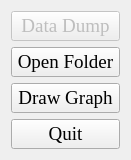
   <widget class="QWidget" name="layoutWidget">
    <property name="geometry">
     <rect>
      <x>1230</x>
      <y>200</y>
      <width>131</width>
      <height>144</height>
     </rect>
    </property>
    <layout class="QVBoxLayout" name="verticalLayout_5">
     <item>
      <widget class="QPushButton" name="pushButton_DataDump">
       <property name="enabled">
        <bool>false</bool>
       </property>
       <property name="font">
        <font>
         <family>Times New Roman</family>
         <pointsize>14</pointsize>
        </font>
       </property>
       <property name="styleSheet">
        <string notr="true"/>
       </property>
       <property name="text">
        <string>Data Dump</string>
       </property>
      </widget>
     </item>
     <item>
      <widget class="QPushButton" name="pushButton_OpenFolder">
       <property name="font">
        <font>
         <family>Times New Roman</family>
         <pointsize>14</pointsize>
        </font>
       </property>
       <property name="text">
        <string>Open Folder</string>
       </property>
      </widget>
     </item>
     <item>
      <widget class="QPushButton" name="pushButton_simulation">
       <property name="font">
        <font>
         <family>Times New Roman</family>
         <pointsize>14</pointsize>
        </font>
       </property>
       <property name="text">
        <string>Draw Graph</string>
       </property>
      </widget>
     </item>
     <item>
      <widget class="QPushButton" name="pushButton_QuitMainwindow">
       <property name="font">
        <font>
         <family>Times New Roman</family>
         <pointsize>14</pointsize>
        </font>
       </property>
       <property name="text">
        <string>Quit</string>
       </property>
      </widget>
     </item>
    </layout>
   </widget>
